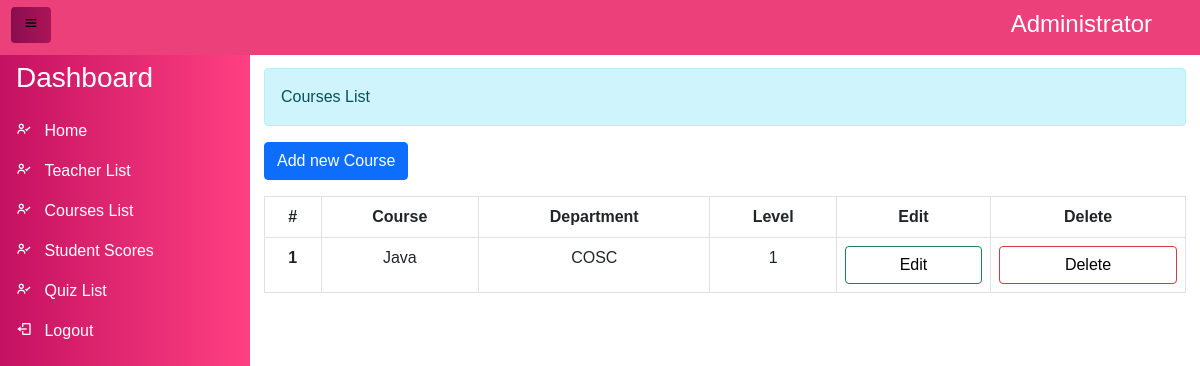
The page /admin/courses.php (signed in) on the database its author committed.
### tables this page shows
CREATE TABLE `course` (
  `id` int(11) NOT NULL,
  `name` varchar(255) NOT NULL,
  `depart` varchar(255) NOT NULL,
  `level` int(11) NOT NULL
);

### admin/courses.php (the view, shortened to what this page needs)
<?php
require("../database/config.php");
?>
<!DOCTYPE html>
<html lang="en">
<head>
    <link rel="stylesheet" href="../css/style.css">
  <link href="https://cdn.jsdelivr.net/npm/bootstrap@5.0.0-beta2/dist/css/bootstrap.min.css" rel="stylesheet" />
  <link href="https://cdn.jsdelivr.net/npm/boxicons@2.0.5/css/boxicons.min.css" rel="stylesheet" />
</head>
<body>
   <div class="side-navbar active-nav d-flex justify-content-between flex-wrap flex-column" id="sidebar">
    <ul class="nav flex-column text-white w-100">
      <a href="#" class="nav-link h3 text-white my-2">
     Dashboard
      </a>
      <li class="nav-link">
        <a href="dashboard.php">
        <i class="bx bx-user-check"></i>
        <span class="mx-2">Home</span>
        </a>
      </li>
      <li class="nav-link">
        <a href="teacher.php">
        <i class="bx bx-user-check"></i>
        <span class="mx-2">Teacher List</span>
        </a>
      </li>
      <li class="nav-link">
        <a href="courses.php">
          <i class="bx bx-user-check"></i>
          <span class="mx-2">Courses List</span>
          </a>
      </li>
      <li class="nav-link">
        <a href="all-students-result.php">
          <i class="bx bx-user-check"></i>
          <span class="mx-2">Student Scores</span>
          </a>
      </li>
      <li class="nav-link">
        <a href="quiz-list.php">
          <i class="bx bx-user-check"></i>
          <span class="mx-2">Quiz List</span>
          </a>
      </li>
      <li class="nav-link">
      <a href="logout.php">
          <i class="bx bx-log-out"></i>
          <span class="mx-2">Logout</span>
          </a>
      </li>
    </ul>
  </div>
  <div class="p-1 my-container active-cont">
    <nav class="navbar fixed-top top-navbar navbar-light bg-light px-5">
      <a class="btn border-0" id="menu-btn">
        <i class="bx bx-menu"></i></a>
        <h4 class="text-white text-center mt-2 pt-1">Administrator</h4>
    </nav>
    <div class="main">
      <div class="alert alert-info info-text" role="alert">
        Courses List
      </div>
      <button class="btn btn-primary" data-bs-toggle="modal" data-bs-target="#register">Add new Course</button>
<div class="table-responsive py-3 ">
  <table class="table table-bordered mr-5">
    <thead class="">
      <tr class="text-center">
        <th scope="col">#</th>
        <th scope="col">Course</th>
        <th scope="col">Department</th>
        <th scope="col">Level</th>
        <th scope="col">Edit</th>
        <th scope="col">Delete</th>
      </tr>
    </thead>
    <tbody>
      <?php
$selectquery = "select * from course";
$query =mysqli_query($conn, $selectquery);
while ($result = mysqli_fetch_assoc($query))
{
  ?>
      <tr class="text-center">
        <th scope="row"><?php echo $result['id']; ?></th>
        <td><?php echo $result['name']; ?></td>
        <td><?php echo $result['depart']; ?></td>
        <td><?php echo $result['level']; ?></td>
        <td><a href="#" onclick="setID(
          <?php echo $result['id'];?>,
          '<?php echo $result['name'];?>',
          '<?php echo $result['depart'];?>',
          <?php echo $result['level'];?>
          )"
           class="btn btn-outline-success d-grid" data-bs-toggle="modal" data-bs-target="#update">Edit</a></td>
           <td><a href="course-delete.php?id=<?php echo $result['id']; ?>" class="btn btn-outline-danger d-grid ">Delete</a></td>
      </tr>
    <?php
}
?>
    </tbody>
  </table>
  </div>
    </div>
  </div>
</body>
</html>

### css/style.css (style rules this page uses)
* { margin: 0 ; padding: 0; box-sizing: border-box; font-family: sans-serif; list-style: none !important; text-decoration: none !important; }
a { color: #fff !important; }
a.btn { color: #010101 !important; }
body { min-height: 100vh; background-color: #fff; }
.side-navbar { width: 250px; height: 100%; position: fixed; margin-left: -300px; background: linear-gradient(to right,#C51162, #FF4081); transition: 0.5s; margin-top: 45px; }
.top-navbar { margin-top: -10px !important; margin-left: -5px; background: linear-gradient(135deg,#EC407A, #EC407A); }
.my-container { transition: 0.4s; }
.active-nav { margin-left: 0; }
.active-cont { margin-left: 250px; }
#menu-btn { background: linear-gradient(to right,#880E4F,#AD1457); color: #fff; margin-left: -32px; margin-top: 5px; }
.main { margin-top: 4rem; margin-left: 10px; padding-right: 10px; }

### rows shown on the page
course: id "1", name "Java", depart "COSC", level "1"
